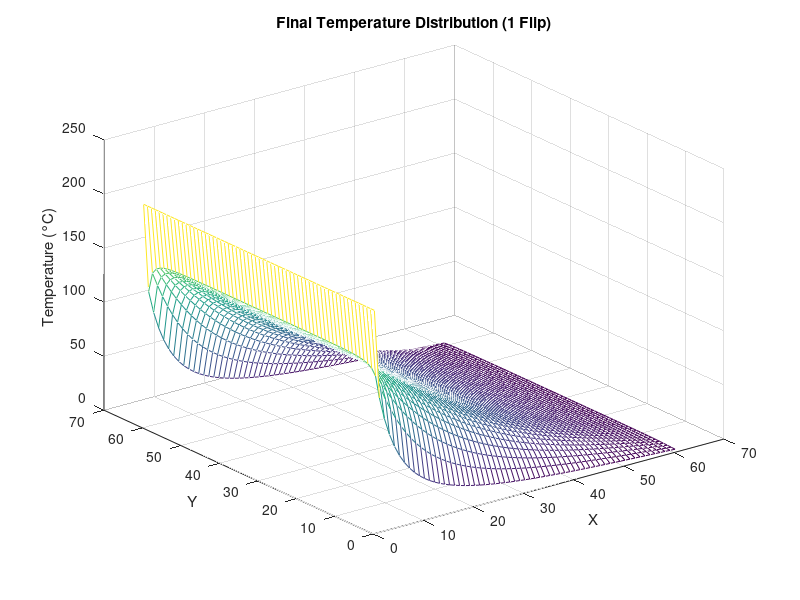
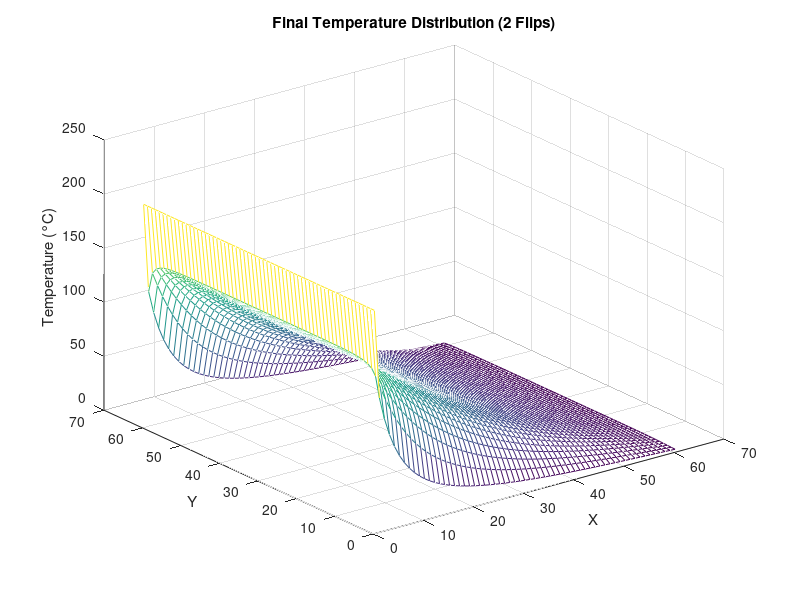

Recreate these plots in MATLAB, in order.
clear;
clc;

% Parameters
alpha = 1.35e-7;
K = 0.04; % Neumann boundary condition (flux)
T_init = 23; % Initial temperature
T_oven = 204; % Dirichlet boundary temperature
T_target = 56; % Target temperature
L = 0.2032;
H = 0.0508;
nx = 60; ny = 60;  % Reduced from 100 to 50 for faster computation
dx = L / nx;
dy = H / ny;

% Calculate stable time step
dt = 0.3 * min(dx^2, dy^2) / alpha;  % Adjusted time step for better stability
nt = 1500;  % Increased time steps to ensure enough time for two flips

N = (nx+1)*(ny+1);

% Matrix A with Kronecker products
Ix = speye(nx+1);
Iy = speye(ny+1);
ex = ones(nx+1,1);
ey = ones(ny+1,1);
Tx = spdiags([ex -2*ex ex], -1:1, nx+1, nx+1) / dx^2;
Ty = spdiags([ey -2*ey ey], -1:1, ny+1, ny+1) / dy^2;

A = kron(Iy, Tx) + kron(Ty, Ix);
A_2flip=A;

I=speye(N);
M = I - dt * alpha * A;
M_2flip=M;

% Initialize Temperature matrix for all time steps
T = zeros(N, nt+1);  % Temperature matrix for all time steps
T_2flip = zeros(N, nt+1);  % Temperature matrix for 2-flip simulation

% Set initial conditions
T(:,1) = T_init * ones(N,1);
T_2flip(:,1) = T_init * ones(N,1);

% Apply Dirichlet boundary condition for initial state
T2D = reshape(T(:,1), nx+1, ny+1);
T2D(:,1) = T_oven;
T(:,1) = T2D(:);

T2D_2flip = reshape(T_2flip(:,1), nx+1, ny+1);
T2D_2flip(:,1) = T_oven;
T_2flip(:,1) = T2D_2flip(:);

% Matrix b for Neumann conditions
b = zeros(N,1);
b(nx+1:nx+1:end) = -2 * alpha * K / dx;
b(ny+1:ny+1:end) = 2 * alpha * K / dx;
b(N-(nx+1)+(1:nx+1)) = -2 * alpha * K / dy;

% center of steak 
mid_x = round(nx/2) + 1;
mid_y = round(ny/2) + 1;
mid_index = sub2ind([nx+1, ny+1], mid_x, mid_y);

target_reached = false;
target_reached_2flip = false;

%time for full simulation starts
t1=tic;

t1_1flip = tic; %time for first simulation starts 
fprintf('=====Running simulation for 1 flip====\n');
for i = 2:nt+1
    T(:,i) = M \ (T(:,i-1) + b);
    T2D = reshape(T(:,i), nx+1, ny+1);
    
    % Reapply Dirichlet boundary condition
    T2D(:,1) = T_oven;
    T(:,i) = T2D(:);

    % Get the center temperature
    center_temp = T2D(mid_x, mid_y);

    % Display progress every 20 iterations
    if mod(i, 100) == 0
        disp(['Time step: ', num2str(i), ', Center Temperature: ', num2str(center_temp), '°C']);
    end

    % Stop simulation when center temperature reaches target
    if center_temp >= T_target
        disp(['Center temperature reached the target (', num2str(center_temp), '°C) at time step ', num2str(i)]);
        target_reached = true;
        break;
    end

    % Flip the matrix at halfway point
    if i == round(nt/2)
        disp(['Performing first flip at time step ', num2str(i)]);
        T2D = flipud(T2D);
        T2D(end,:) = T_oven;
        T(:,i) = T2D(:);
    end

    if i == round(2*nt/3)
        disp(['Performing second flip at time step ', num2str(i)]);
        T2D = flipud(T2D);
        T2D(end,:) = T_oven;
        T(:,i) = T2D(:);
    end
end

if ~target_reached
    disp('Warning: Target temperature was not reached within the maximum number of time steps');
end
t1_1flip_end = toc(t1_1flip); %time for first simulation ends
disp(['Time needed for the first simulation: ', num2str(t1_1flip_end), ' seconds']);

%second simulation
fprintf('\n\n=====Running simulation for 2 flips=====\n');
t1_2flip = tic; %time for first simulation starts
for i = 2:nt+1
    T_2flip(:,i) = M_2flip \ (T_2flip(:,i-1) + b);
    T2D_2flip = reshape(T_2flip(:,i), nx+1, ny+1);
    
    % Reapply Dirichlet boundary condition
    T2D_2flip(:,1) = T_oven;
    T_2flip(:,i) = T2D_2flip(:);

    % Get the center temperature
    center_temp = T2D_2flip(mid_x, mid_y);

    % Display progress every 20 iterations
    if mod(i, 100) == 0
        disp(['Time step: ', num2str(i), ', Center Temperature: ', num2str(center_temp), '°C']);
    end

    % Stop simulation when center temperature reaches target
    if center_temp >= T_target
        disp(['Center temperature reached the target (', num2str(center_temp), '°C) at time step ', num2str(i)]);
        target_reached_2flip = true;
        break;
    end

    % First flip at 1/3 of the time
    if i == round(nt/3)
        disp(['Performing first flip at time step ', num2str(i)]);
        T2D_2flip = flipud(T2D_2flip);
        T2D_2flip(end,:) = T_oven;
        T_2flip(:,i) = T2D_2flip(:);
    end

    % Second flip at 2/3 of the time
    if i == round(2*nt/3)
        disp(['Performing second flip at time step ', num2str(i)]);
        T2D_2flip = flipud(T2D_2flip);
        T2D_2flip(end,:) = T_oven;
        T_2flip(:,i) = T2D_2flip(:);
    end
end

if ~target_reached_2flip
    disp('Warning: Target temperature was not reached within the maximum number of time steps');
end
t1_2flip_end = toc(t1_2flip); %time for second simulation ends

disp(['Time needed for the second simulation: ', num2str(t1_2flip_end), ' seconds']);
if t1_2flip_end < t1_1flip_end
    fprintf('The second simulation was faster by %.2f%%\n', ...
        ((t1_1flip_end-t1_2flip_end)/t1_1flip_end)*100);
elseif t1_1flip_end < t1_2flip_end
    fprintf('The first simulation was faster by %.2f%%\n', ...
        ((t1_2flip_end-t1_1flip_end)/t1_2flip_end)*100);
end

% Final Mesh Visualization for first simulation
figure(1);
mesh(T2D);
title('Final Temperature Distribution (1 Flip)');
xlabel('X');
ylabel('Y');
zlabel('Temperature (°C)');

% Final Mesh Visualization for second simulation
figure(2);
mesh(T2D_2flip);
title('Final Temperature Distribution (2 Flips)');
xlabel('X');
ylabel('Y');
zlabel('Temperature (°C)');

t2=toc(t1); %time for full simulation ends
disp(['The total time needed for the full simulation was:',num2str(t2)]);
